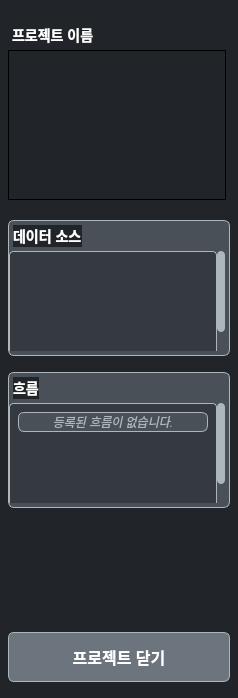
<?xml version="1.0" encoding="UTF-8"?>
<ui version="4.0">
 <class>ProjectMenuPanel</class>
 <widget class="QWidget" name="ProjectMenuPanel">
  <property name="geometry">
   <rect>
    <x>0</x>
    <y>0</y>
    <width>238</width>
    <height>698</height>
   </rect>
  </property>
  <property name="autoFillBackground">
   <bool>false</bool>
  </property>
  <property name="styleSheet">
   <string notr="true">QWidget {
    background-color: #212529;
}
QLabel#project_name {
    font-size: 14px; 
    font-weight: bold; 
    color: white; 
    padding-bottom: 0px;
}
QFrame#desc_box {
    background-color: #495057;
    border-radius: 6px;
    border: 1px solid #adb5bd;
    margin-top: 8px;
    min-height: 90px;
    max-height: 150px;
}
QTextEdit#desc_text {
    color: #e9ecef;
    background: transparent;
    border: none;
    padding: 0px;
    margin: 0px;
    min-height: 90px;
    max-height: 150px;
}
QFrame#data_section, QFrame#flow_section {
    background-color: #495057;
    border-radius: 6px;
    border: 1px solid #adb5bd;
    margin-top: 8px;
    height: 100px;
}
QLabel#data_label, QLabel#flow_label {
    font-size: 14px; 
    font-weight: bold; 
    color: white; 
    padding: 0px;
    margin: 0px;
}
QPushButton#data_add_btn, QPushButton#flow_add_btn {
    border: none;
    background-color: transparent;
    padding: 0px;
    margin: 0px;
    margin-top: 2px;
}
QFrame#data_list_container, QFrame#flow_list_container {
    background-color: #343a40;
    border: 1px solid #adb5bd;
    border-radius: 4px;
    min-height: 120px;
}
QLabel#no_data_label, QLabel#no_flow_label {
    color: #adb5bd;
    font-style: italic;
    font-size: 12px;
}
QPushButton#close_btn {
    background-color: #6c757d;
    padding: 8px;
    border-radius: 6px;
    text-align: center;
    font-size: 16px;
    font-weight: bold;
    border: 1px solid #adb5bd;
    color: white;
    min-height: 32px;
}
QPushButton#close_btn:hover {
    background-color: #868e96;
    border-color: #ced4da;
}
QScrollArea {
    border: none;
    background: transparent;
    border-radius: 6px;
    padding: 0px;
    margin: 0px;
}
QScrollArea QWidget#desc_container {
    background: transparent;
    border-radius: 6px;
    padding: 0px;
    margin: 0px;
}
QScrollArea QFrame {
    border: 1px solid #adb5bd;
    border-radius: 6px;
    background-color: #495057;
    padding: 0px;
    margin: 0px;
}
QScrollBar:vertical {
    border: none;
    background: #495057;
    width: 8px;
    margin: 0px;
    position: absolute;
    right: 0px;
}
QScrollBar::handle:vertical {
    background: #adb5bd;
    border-radius: 4px;
    min-height: 20px;
}
QScrollBar::handle:vertical:hover {
    background: #ced4da;
}
QScrollBar::add-line:vertical, QScrollBar::sub-line:vertical {
    height: 0px;
}
QScrollBar::add-page:vertical, QScrollBar::sub-page:vertical {
    background: transparent;
}
</string>
  </property>
  <layout class="QVBoxLayout" name="menu_layout">
   <property name="spacing">
    <number>8</number>
   </property>
   <property name="leftMargin">
    <number>8</number>
   </property>
   <property name="topMargin">
    <number>20</number>
   </property>
   <property name="rightMargin">
    <number>8</number>
   </property>
   <property name="bottomMargin">
    <number>16</number>
   </property>
   <item>
    <widget class="QFrame" name="project_section">
     <property name="sizePolicy">
      <sizepolicy hsizetype="Preferred" vsizetype="Fixed">
       <horstretch>0</horstretch>
       <verstretch>0</verstretch>
      </sizepolicy>
     </property>
     <property name="frameShape">
      <enum>QFrame::Shape::Panel</enum>
     </property>
     <property name="frameShadow">
      <enum>QFrame::Shadow::Plain</enum>
     </property>
     <property name="lineWidth">
      <number>0</number>
     </property>
     <layout class="QVBoxLayout" name="project_name_layout">
      <property name="spacing">
       <number>0</number>
      </property>
      <property name="leftMargin">
       <number>0</number>
      </property>
      <property name="topMargin">
       <number>4</number>
      </property>
      <property name="rightMargin">
       <number>4</number>
      </property>
      <property name="bottomMargin">
       <number>4</number>
      </property>
      <item>
       <layout class="QHBoxLayout" name="project_name_header">
        <property name="spacing">
         <number>0</number>
        </property>
        <property name="bottomMargin">
         <number>4</number>
        </property>
        <item>
         <layout class="QHBoxLayout" name="project_name_label_layout">
          <property name="spacing">
           <number>5</number>
          </property>
          <property name="leftMargin">
           <number>4</number>
          </property>
          <item>
           <widget class="QLabel" name="project_name">
            <property name="font">
             <font>
              <pointsize>-1</pointsize>
              <bold>true</bold>
             </font>
            </property>
            <property name="text">
             <string>프로젝트 이름</string>
            </property>
           </widget>
          </item>
         </layout>
        </item>
       </layout>
      </item>
      <item>
       <widget class="QFrame" name="project_box">
        <property name="minimumSize">
         <size>
          <width>0</width>
          <height>90</height>
         </size>
        </property>
        <property name="maximumSize">
         <size>
          <width>16777215</width>
          <height>150</height>
         </size>
        </property>
        <property name="styleSheet">
         <string notr="true"/>
        </property>
        <property name="frameShape">
         <enum>QFrame::Shape::Panel</enum>
        </property>
        <property name="frameShadow">
         <enum>QFrame::Shadow::Plain</enum>
        </property>
        <layout class="QVBoxLayout" name="desc_layout">
         <property name="spacing">
          <number>0</number>
         </property>
         <property name="leftMargin">
          <number>4</number>
         </property>
         <property name="topMargin">
          <number>4</number>
         </property>
         <property name="rightMargin">
          <number>4</number>
         </property>
         <property name="bottomMargin">
          <number>12</number>
         </property>
         <item>
          <widget class="QScrollArea" name="desc_scroll">
           <property name="frameShape">
            <enum>QFrame::Shape::NoFrame</enum>
           </property>
           <property name="frameShadow">
            <enum>QFrame::Shadow::Plain</enum>
           </property>
           <property name="verticalScrollBarPolicy">
            <enum>Qt::ScrollBarPolicy::ScrollBarAsNeeded</enum>
           </property>
           <property name="horizontalScrollBarPolicy">
            <enum>Qt::ScrollBarPolicy::ScrollBarAlwaysOff</enum>
           </property>
           <property name="widgetResizable">
            <bool>true</bool>
           </property>
           <widget class="QWidget" name="desc_container">
            <property name="geometry">
             <rect>
              <x>0</x>
              <y>0</y>
              <width>208</width>
              <height>132</height>
             </rect>
            </property>
            <property name="styleSheet">
             <string notr="true">background: transparent;</string>
            </property>
            <layout class="QVBoxLayout" name="desc_container_layout">
             <property name="spacing">
              <number>0</number>
             </property>
             <property name="leftMargin">
              <number>4</number>
             </property>
             <property name="topMargin">
              <number>4</number>
             </property>
             <property name="rightMargin">
              <number>4</number>
             </property>
             <property name="bottomMargin">
              <number>4</number>
             </property>
             <item>
              <widget class="QTextEdit" name="desc_text">
               <property name="minimumSize">
                <size>
                 <width>0</width>
                 <height>90</height>
                </size>
               </property>
               <property name="maximumSize">
                <size>
                 <width>16777215</width>
                 <height>150</height>
                </size>
               </property>
               <property name="contextMenuPolicy">
                <enum>Qt::ContextMenuPolicy::CustomContextMenu</enum>
               </property>
               <property name="styleSheet">
                <string notr="true">
                 QTextEdit {
                     color: #e9ecef;
                     background: transparent;
                     border: none;
                     padding: 0px;
                     margin: 0px;
                 }
                 QScrollBar:vertical {
                     border: none;
                     background: #495057;
                     width: 8px;
                     margin: 0px;
                     position: absolute;
                     right: 0px;
                 }
                 QScrollBar::handle:vertical {
                     background: #adb5bd;
                     border-radius: 4px;
                     min-height: 20px;
                 }
                 QScrollBar::handle:vertical:hover {
                     background: #ced4da;
                 }
                 QScrollBar::add-line:vertical, QScrollBar::sub-line:vertical {
                     height: 0px;
                 }
                 QScrollBar::add-page:vertical, QScrollBar::sub-page:vertical {
                     background: transparent;
                 }
                </string>
               </property>
               <property name="verticalScrollBarPolicy">
                <enum>Qt::ScrollBarPolicy::ScrollBarAsNeeded</enum>
               </property>
               <property name="horizontalScrollBarPolicy">
                <enum>Qt::ScrollBarPolicy::ScrollBarAlwaysOff</enum>
               </property>
               <property name="placeholderText">
                <string/>
               </property>
              </widget>
             </item>
            </layout>
           </widget>
          </widget>
         </item>
        </layout>
       </widget>
      </item>
     </layout>
    </widget>
   </item>
   <item>
    <widget class="QFrame" name="data_section">
     <property name="sizePolicy">
      <sizepolicy hsizetype="Preferred" vsizetype="Fixed">
       <horstretch>0</horstretch>
       <verstretch>0</verstretch>
      </sizepolicy>
     </property>
     <property name="frameShape">
      <enum>QFrame::Shape::Panel</enum>
     </property>
     <property name="frameShadow">
      <enum>QFrame::Shadow::Plain</enum>
     </property>
     <property name="lineWidth">
      <number>0</number>
     </property>
     <layout class="QVBoxLayout" name="data_layout">
      <property name="spacing">
       <number>0</number>
      </property>
      <property name="leftMargin">
       <number>0</number>
      </property>
      <property name="topMargin">
       <number>4</number>
      </property>
      <property name="rightMargin">
       <number>4</number>
      </property>
      <property name="bottomMargin">
       <number>4</number>
      </property>
      <item>
       <layout class="QHBoxLayout" name="data_header">
        <property name="spacing">
         <number>0</number>
        </property>
        <property name="bottomMargin">
         <number>4</number>
        </property>
        <item>
         <layout class="QHBoxLayout" name="label_layout">
          <property name="spacing">
           <number>5</number>
          </property>
          <property name="leftMargin">
           <number>4</number>
          </property>
          <item>
           <widget class="QLabel" name="data_label">
            <property name="font">
             <font>
              <pointsize>-1</pointsize>
              <bold>true</bold>
             </font>
            </property>
            <property name="text">
             <string>데이터 소스</string>
            </property>
           </widget>
          </item>
          <item>
           <widget class="QPushButton" name="data_add_btn">
            <property name="iconSize">
             <size>
              <width>14</width>
              <height>14</height>
             </size>
            </property>
            <property name="fixedSize" stdset="0">
             <size>
              <width>18</width>
              <height>18</height>
             </size>
            </property>
           </widget>
          </item>
         </layout>
        </item>
        <item>
         <spacer name="horizontalSpacer">
          <property name="orientation">
           <enum>Qt::Orientation::Horizontal</enum>
          </property>
          <property name="sizeHint" stdset="0">
           <size>
            <width>40</width>
            <height>20</height>
           </size>
          </property>
         </spacer>
        </item>
       </layout>
      </item>
      <item>
       <widget class="QScrollArea" name="data_scroll">
        <property name="minimumSize">
         <size>
          <width>0</width>
          <height>100</height>
         </size>
        </property>
        <property name="maximumSize">
         <size>
          <width>16777215</width>
          <height>100</height>
         </size>
        </property>
        <property name="frameShape">
         <enum>QFrame::Shape::NoFrame</enum>
        </property>
        <property name="frameShadow">
         <enum>QFrame::Shadow::Plain</enum>
        </property>
        <property name="verticalScrollBarPolicy">
         <enum>Qt::ScrollBarPolicy::ScrollBarAsNeeded</enum>
        </property>
        <property name="horizontalScrollBarPolicy">
         <enum>Qt::ScrollBarPolicy::ScrollBarAlwaysOff</enum>
        </property>
        <property name="widgetResizable">
         <bool>true</bool>
        </property>
        <widget class="QFrame" name="data_list_container">
         <property name="geometry">
          <rect>
           <x>0</x>
           <y>0</y>
           <width>208</width>
           <height>122</height>
          </rect>
         </property>
         <property name="frameShape">
          <enum>QFrame::Shape::Panel</enum>
         </property>
         <property name="frameShadow">
          <enum>QFrame::Shadow::Plain</enum>
         </property>
         <layout class="QVBoxLayout" name="data_list_layout">
          <property name="spacing">
           <number>6</number>
          </property>
          <property name="leftMargin">
           <number>8</number>
          </property>
          <property name="topMargin">
           <number>8</number>
          </property>
          <property name="rightMargin">
           <number>8</number>
          </property>
          <property name="bottomMargin">
           <number>8</number>
          </property>
          <item>
           <widget class="QListWidget" name="data_list">
            <property name="styleSheet">
             <string notr="true">
              QListWidget {
                  background: transparent;
                  border: none;
                  color: #e9ecef;
              }
              QListWidget::item {
                  padding: 4px;
                  border-radius: 4px;
              }
              QListWidget::item:selected, QListWidget::item:hover {
                  background: #6c757d;
              }
             </string>
            </property>
            <property name="frameShape">
             <enum>QFrame::Shape::NoFrame</enum>
            </property>
            <property name="frameShadow">
             <enum>QFrame::Shadow::Plain</enum>
            </property>
            <property name="verticalScrollBarPolicy">
             <enum>Qt::ScrollBarPolicy::ScrollBarAsNeeded</enum>
            </property>
            <property name="horizontalScrollBarPolicy">
             <enum>Qt::ScrollBarPolicy::ScrollBarAlwaysOff</enum>
            </property>
           </widget>
          </item>
         </layout>
        </widget>
       </widget>
      </item>
     </layout>
    </widget>
   </item>
   <item>
    <widget class="QFrame" name="flow_section">
     <property name="sizePolicy">
      <sizepolicy hsizetype="Preferred" vsizetype="Fixed">
       <horstretch>0</horstretch>
       <verstretch>0</verstretch>
      </sizepolicy>
     </property>
     <property name="frameShape">
      <enum>QFrame::Shape::Panel</enum>
     </property>
     <property name="frameShadow">
      <enum>QFrame::Shadow::Plain</enum>
     </property>
     <property name="lineWidth">
      <number>0</number>
     </property>
     <layout class="QVBoxLayout" name="flow_layout">
      <property name="spacing">
       <number>0</number>
      </property>
      <property name="leftMargin">
       <number>0</number>
      </property>
      <property name="topMargin">
       <number>4</number>
      </property>
      <property name="rightMargin">
       <number>4</number>
      </property>
      <property name="bottomMargin">
       <number>4</number>
      </property>
      <item>
       <layout class="QHBoxLayout" name="flow_header">
        <property name="spacing">
         <number>0</number>
        </property>
        <property name="bottomMargin">
         <number>4</number>
        </property>
        <item>
         <layout class="QHBoxLayout" name="flow_label_layout">
          <property name="spacing">
           <number>5</number>
          </property>
          <property name="leftMargin">
           <number>4</number>
          </property>
          <item>
           <widget class="QLabel" name="flow_label">
            <property name="font">
             <font>
              <pointsize>-1</pointsize>
              <bold>true</bold>
             </font>
            </property>
            <property name="text">
             <string>흐름</string>
            </property>
           </widget>
          </item>
          <item>
           <widget class="QPushButton" name="flow_add_btn">
            <property name="fixedSize" stdset="0">
             <size>
              <width>18</width>
              <height>18</height>
             </size>
            </property>
           </widget>
          </item>
         </layout>
        </item>
        <item>
         <spacer name="horizontalSpacer_2">
          <property name="orientation">
           <enum>Qt::Orientation::Horizontal</enum>
          </property>
          <property name="sizeHint" stdset="0">
           <size>
            <width>40</width>
            <height>20</height>
           </size>
          </property>
         </spacer>
        </item>
       </layout>
      </item>
      <item>
       <widget class="QScrollArea" name="flow_scroll">
        <property name="minimumSize">
         <size>
          <width>0</width>
          <height>100</height>
         </size>
        </property>
        <property name="maximumSize">
         <size>
          <width>16777215</width>
          <height>100</height>
         </size>
        </property>
        <property name="frameShape">
         <enum>QFrame::Shape::NoFrame</enum>
        </property>
        <property name="frameShadow">
         <enum>QFrame::Shadow::Plain</enum>
        </property>
        <property name="verticalScrollBarPolicy">
         <enum>Qt::ScrollBarPolicy::ScrollBarAsNeeded</enum>
        </property>
        <property name="horizontalScrollBarPolicy">
         <enum>Qt::ScrollBarPolicy::ScrollBarAlwaysOff</enum>
        </property>
        <property name="widgetResizable">
         <bool>true</bool>
        </property>
        <widget class="QFrame" name="flow_list_container">
         <property name="geometry">
          <rect>
           <x>0</x>
           <y>0</y>
           <width>208</width>
           <height>122</height>
          </rect>
         </property>
         <property name="frameShape">
          <enum>QFrame::Shape::Panel</enum>
         </property>
         <property name="frameShadow">
          <enum>QFrame::Shadow::Plain</enum>
         </property>
         <layout class="QVBoxLayout" name="flow_list_layout">
          <property name="spacing">
           <number>6</number>
          </property>
          <property name="leftMargin">
           <number>8</number>
          </property>
          <property name="topMargin">
           <number>8</number>
          </property>
          <property name="rightMargin">
           <number>8</number>
          </property>
          <property name="bottomMargin">
           <number>8</number>
          </property>
          <item>
           <widget class="QLabel" name="no_flow_label">
            <property name="text">
             <string>등록된 흐름이 없습니다.</string>
            </property>
            <property name="alignment">
             <set>Qt::AlignmentFlag::AlignCenter</set>
            </property>
           </widget>
          </item>
          <item>
           <spacer name="verticalSpacer_2">
            <property name="orientation">
             <enum>Qt::Orientation::Vertical</enum>
            </property>
            <property name="sizeHint" stdset="0">
             <size>
              <width>20</width>
              <height>40</height>
             </size>
            </property>
           </spacer>
          </item>
         </layout>
        </widget>
       </widget>
      </item>
     </layout>
    </widget>
   </item>
   <item>
    <spacer name="verticalSpacer">
     <property name="orientation">
      <enum>Qt::Orientation::Vertical</enum>
     </property>
     <property name="sizeHint" stdset="0">
      <size>
       <width>20</width>
       <height>40</height>
      </size>
     </property>
    </spacer>
   </item>
   <item>
    <widget class="QPushButton" name="close_btn">
     <property name="minimumSize">
      <size>
       <width>0</width>
       <height>50</height>
      </size>
     </property>
     <property name="text">
      <string>프로젝트 닫기</string>
     </property>
     <property name="iconSize">
      <size>
       <width>16</width>
       <height>16</height>
      </size>
     </property>
    </widget>
   </item>
  </layout>
 </widget>
 <resources>
  <include location="resources/s-dia.qrc"/>
 </resources>
 <connections/>
</ui>
